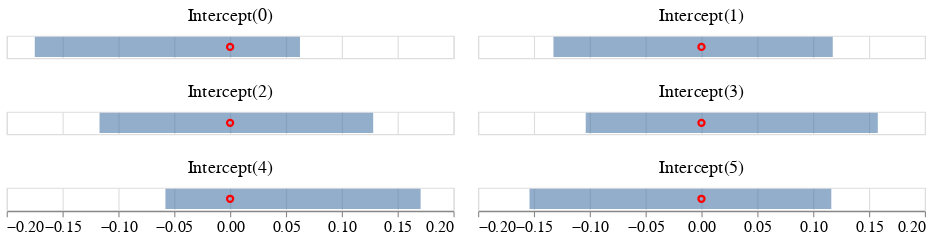

The notebook cell saved with this chart:
### Code cell
param = 'alpha'
df = get_post_df(particles[param])
df_quant = df.groupby(['row', 'col'])[['value']].quantile(0.025).reset_index()
df_quant.rename({'value':'q1'}, axis=1, inplace=True)
df_quant2 = df.groupby(['row', 'col'])[['value']].quantile(0.975).reset_index()
df_quant2.rename({'value':'q2'}, axis=1, inplace=True)

df = df_quant.merge(df_quant2, on=['row', 'col'])
df['data'] = 0
plot_data = df
plot_data['index'] = 'Intercept('+plot_data.col.astype(str)+')'


c1 = alt.Chart(plot_data).mark_bar(opacity=0.6).encode(
        alt.X('q1', title=None),
        alt.X2('q2', title=None))
c1



c2 = alt.Chart(plot_data).mark_point(opacity=1, color='red').encode(
        alt.X('data', title=None)
)


(c1+c2).facet(
    facet=alt.Facet('index:N', title=None),
    title='',
    columns=2
).configure_axis(
    labelFontSize=14,
).configure_title(
    fontSize=16
).configure_header(labelFontSize=16)

### Figure 1 — Vega-Lite specification as saved in the notebook (floating-point values rounded to 4 significant figures)
{"config": {"view": {"continuousWidth": 400, "continuousHeight": 300}, "axis": {"labelFontSize": 14}, "header": {"labelFontSize": 16}, "title": {"fontSize": 16}}, "data": {"name": "data-c2fb3583eec351bc6495f13f815a00d7"}, "facet": {"type": "nominal", "field": "index", "title": null}, "spec": {"layer": [{"mark": {"type": "bar", "opacity": 0.6}, "encoding": {"x": {"type": "quantitative", "field": "q1", "title": null}, "x2": {"field": "q2", "title": null}}}, {"mark": {"type": "point", "color": "red", "opacity": 1}, "encoding": {"x": {"type": "quantitative", "field": "data", "title": null}}}]}, "columns": 2, "title": "", "$schema": "https://vega.github.io/schema/vega-lite/v4.8.1.json", "datasets": {"data-c2fb3583eec351bc6495f13f815a00d7": [{"row": 0, "col": 0, "q1": -0.1748, "q2": 0.06254, "data": 0, "index": "Intercept(0)"}, {"row": 0, "col": 1, "q1": -0.1325, "q2": 0.1175, "data": 0, "index": "Intercept(1)"}, {"row": 0, "col": 2, "q1": -0.1169, "q2": 0.1281, "data": 0, "index": "Intercept(2)"}, {"row": 0, "col": 3, "q1": -0.1036, "q2": 0.1579, "data": 0, "index": "Intercept(3)"}, {"row": 0, "col": 4, "q1": -0.05791, "q2": 0.1706, "data": 0, "index": "Intercept(4)"}, {"row": 0, "col": 5, "q1": -0.1539, "q2": 0.1162, "data": 0, "index": "Intercept(5)"}]}}
